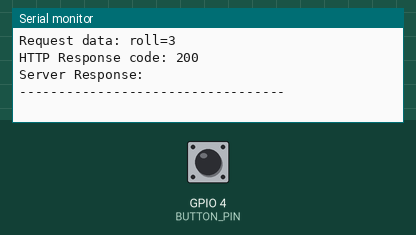
Simulated run of this sketch. Board: ESP32. Parts: the last lines printed to the serial monitor. Inputs (shaded band) come from the test bench; at power-on: GPIO 4 (BUTTON_PIN) HIGH. WiFi joins after 1.5 s; servers stay silent unless stated; uploads are accepted with an empty reply; random numbers use the default seed unless the sketch sets one.

Above: at 2.7 s.
2.8 s: GPIO 4 (BUTTON_PIN) pulled LOW for 0.15 s
At 3.16 s:
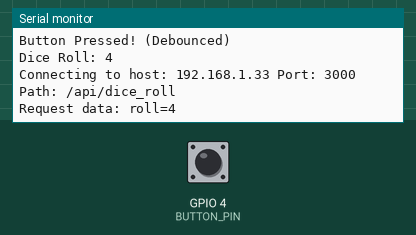
4.4 s: GPIO 4 (BUTTON_PIN) pulled LOW for 1 s
At 5.61 s:
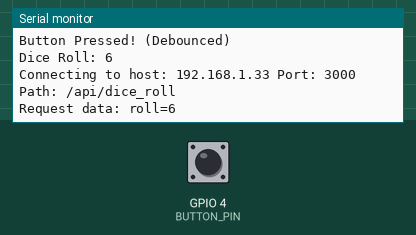
6.9 s: GPIO 4 (BUTTON_PIN) pulled LOW for 0.15 s
At 7.26 s:
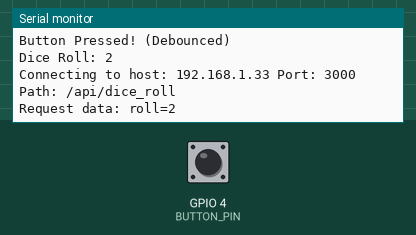
Timing chart, 0 to 9.9 s (numbered marks = the images above; inputs shaded):
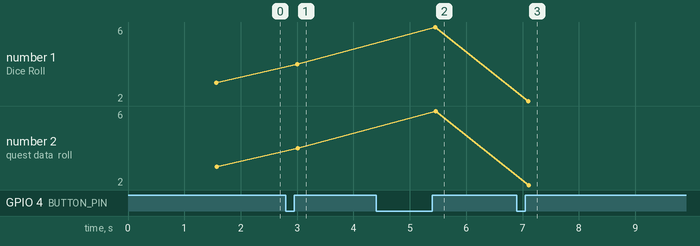

Measured:
- after the input at 2.8 s, the serial monitor: prints a new line after 0.20 s (image 1)
- after the input at 4.4 s, the serial monitor: prints a new line after 1.1 s (image 2)
- after the input at 6.9 s, the serial monitor: prints a new line after 0.20 s (image 3)
- plotted number 1: 3 → 4 after the input at 2.8 s, 4 → 6 after the input at 4.4 s, 6 → 2 after the input at 6.9 s
- plotted number 2: 3 → 4 after the input at 2.8 s, 4 → 6 after the input at 4.4 s, 6 → 2 after the input at 6.9 s

The sketch:

dice.ino
```cpp
#include <WiFi.h>
#include <HTTPClient.h>

#define BUTTON_PIN 4
int debouncedButtonState = LOW;
int lastRawButtonState = LOW;
unsigned long lastDebounceTime = 0;
unsigned long debounceDelay = 50;
// WIFI
const char* ssid = "Thanaboon_2.4GHz";
const char* password = "0956247270aA!";
// IP
const char* serverName = "http://192.168.1.33:3000/api/dice_roll";

void setup() {
  Serial.begin(115200);
  pinMode(BUTTON_PIN, INPUT_PULLUP);

  Serial.print("Attempting to connect to SSID: ");
  Serial.println(ssid);
  WiFi.begin(ssid, password);

  int retries = 0;
  while (WiFi.status() != WL_CONNECTED && retries < 30) {
    delay(500);
    Serial.print(".");
    retries++;
  }
  Serial.println();

  if (WiFi.status() == WL_CONNECTED) {
    Serial.println("Connected to WiFi successfully!");
    Serial.print("ESP32 IP Address: ");
    Serial.println(WiFi.localIP());
    Serial.print("Gateway IP: ");
    Serial.println(WiFi.gatewayIP());
    Serial.print("Subnet Mask: ");
    Serial.println(WiFi.subnetMask());
    Serial.print("DNS Server IP: ");
    Serial.println(WiFi.dnsIP(0));
  } else {
    Serial.print("Failed to connect to WiFi. Last status: ");
    Serial.println(WiFi.status());
    Serial.println("Please check SSID, password, 2.4GHz compatibility, and router settings.");
    while(true) { delay(1000); }
  }

  randomSeed(analogRead(0));
  Serial.println("ESP32 IoT Dice Roller Ready!");
  Serial.println("Press the button to roll the dice.");
}

void loop() {
  int currentRawButtonState = digitalRead(BUTTON_PIN);

  if (currentRawButtonState != lastRawButtonState) {
    lastDebounceTime = millis();
  }

  if ((millis() - lastDebounceTime) > debounceDelay) {
    if (currentRawButtonState != debouncedButtonState) {
      debouncedButtonState = currentRawButtonState;
      if (debouncedButtonState == HIGH) {
        Serial.println("----------------------------------");
        Serial.println("Button Pressed! (Debounced)");

        int diceRoll = random(1, 7);
        Serial.print("Dice Roll: ");
        Serial.println(diceRoll);

        sendDiceRoll(diceRoll);
        Serial.println("----------------------------------");
      }
    }
  }

  lastRawButtonState = currentRawButtonState;
}

void sendDiceRoll(int roll) {
  if (WiFi.status() == WL_CONNECTED) {
    WiFiClient client;
    HTTPClient http;
    http.setTimeout(10000);

    const char* host = "192.168.1.33";
    const int httpPort = 3000;
    const char* path = "/api/dice_roll";

    Serial.print("Connecting to host: "); Serial.print(host);
    Serial.print(" Port: "); Serial.print(httpPort);
    Serial.print(" Path: "); Serial.println(path);

    if (http.begin(client, host, httpPort, path)) {
      http.addHeader("Content-Type", "application/x-www-form-urlencoded");

      String httpRequestData = "roll=" + String(roll);
      Serial.print("Request data: ");
      Serial.println(httpRequestData);

      int httpResponseCode = http.POST(httpRequestData);

      if (httpResponseCode > 0) {
        String response = http.getString();
        Serial.print("HTTP Response code: ");
        Serial.println(httpResponseCode);
        Serial.print("Server Response: ");
        Serial.println(response);
      } else {
        Serial.print("Error on sending POST. HTTP Code: ");
        Serial.println(httpResponseCode);
        Serial.printf("HTTP POST failed, error: %s\n", http.errorToString(httpResponseCode).c_str());
      }
      http.end();
    } else {
      Serial.println("HTTP begin failed. Check host, port, or path.");
    }
  } else {
    Serial.println("WiFi Disconnected. Cannot send data.");
  }
}
```
